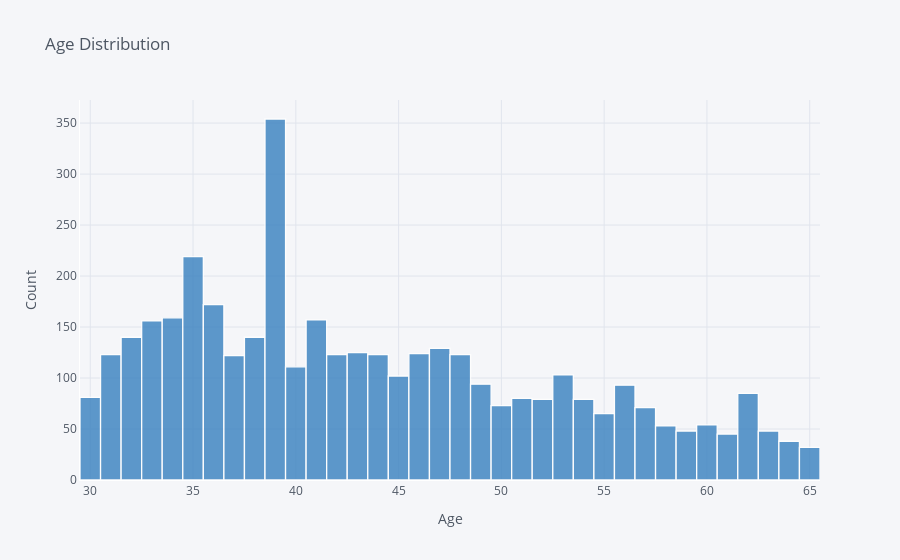

Notebook code for this chart:
### Code cell
#Age & Rating review
df_45['Age'].iplot(kind='hist',  xTitle='Age', yTitle='Count', title='Age Distribution', colors='blue', linecolor='white')

### Figure 1 — Plotly figure (JSON) as saved in the notebook; plotly's stock layout.template omitted (floating-point values rounded to 4 significant figures; data arrays with more than 128 entries replaced by an {"elided": "..."} marker saying what was removed)
{"data": [{"histfunc": "count", "histnorm": "", "marker": {"color": "rgba(55, 128, 191, 1.0)", "line": {"color": "#FFFFFF", "width": 1.3}}, "name": "Age", "opacity": 0.8, "orientation": "v", "type": "histogram", "x": {"elided": "3923 int values"}}], "layout": {"barmode": "overlay", "legend": {"bgcolor": "#F5F6F9", "font": {"color": "#4D5663"}}, "paper_bgcolor": "#F5F6F9", "plot_bgcolor": "#F5F6F9", "title": {"font": {"color": "#4D5663"}, "text": "Age Distribution"}, "xaxis": {"gridcolor": "#E1E5ED", "linecolor": "white", "showgrid": true, "tickfont": {"color": "#4D5663"}, "title": {"font": {"color": "#4D5663"}, "text": "Age"}, "zerolinecolor": "#E1E5ED"}, "yaxis": {"gridcolor": "#E1E5ED", "linecolor": "white", "showgrid": true, "tickfont": {"color": "#4D5663"}, "title": {"font": {"color": "#4D5663"}, "text": "Count"}, "zerolinecolor": "#E1E5ED"}}}
